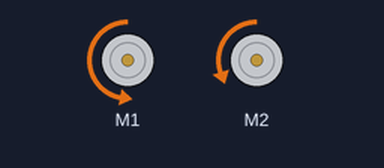
Simulated run of this sketch. Board: Arduino Leonardo, built with avr-gcc and run on an emulated ATmega32U4. Parts: 2 × DC motor (green arrow = forward, orange = backward, longer = faster). At 18.8 s the program stops and its outputs stay as they are.

Above: at 2.1 s.
At 4.65 s:
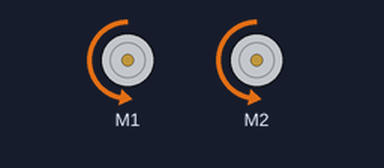
At 10.5 s:
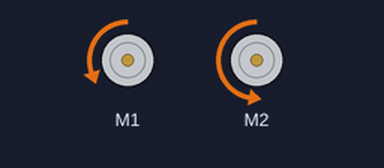
At 18.9 s:
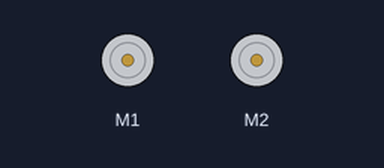
Timing chart, 0 to 20.3 s (numbered marks = the images above):
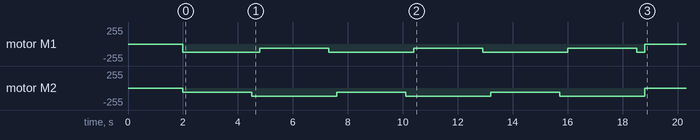

Measured:
- by itself, motor M2: repeats every 5.6 s: backward 127/255 3.1 s, backward 63/255 2.5 s
- by itself, motor M1: stopped → backward 127/255 at 2.0 s, → backward 63/255 2.8 s later, → backward 127/255 2.5 s later, → backward 63/255 3.1 s later, … (8 changes in this stretch)

The sketch:

curvezigzag.ino
```cpp
#include <Pololu3piPlus32U4.h>

using namespace Pololu3piPlus32U4;

Motors motors;

void setup()
{
  delay(2000); // time to place robot
}

void loop()
{
  for(int i = 0; i < 3; i++) // run infinity loop 3 times
  {
    // Left curve
    motors.setSpeeds(-200, -100);
    delay(2500);

    // Smooth crossover
    motors.setSpeeds(-200, -200);
    delay(300);

    // Right curve
    motors.setSpeeds(-100, -200);
    delay(2500);

    // Smooth crossover
    motors.setSpeeds(-200, -200);
    delay(300);
  }

  // Stop after 3 loops
  motors.setSpeeds(0, 0);

  while(1); // stop forever
}
```
